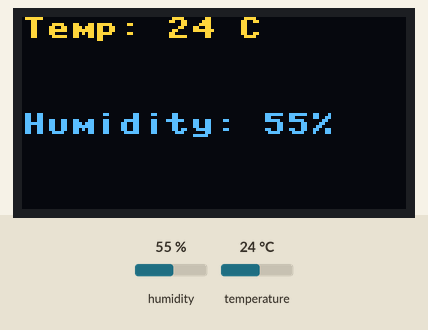
The program below on a simulated ESP32 board running MicroPython. On the bench: 128×64 one-colour display. Inputs (shaded band) come from the test bench; at power-on: humidity 55 %, temperature 24 °C. The OLED is the two-colour kind (top 16 rows yellow); what the program prints to the serial console is not drawn.

Above: at 1.2 s.
1.3 s: humidity set to 22 %
At 3.3 s:
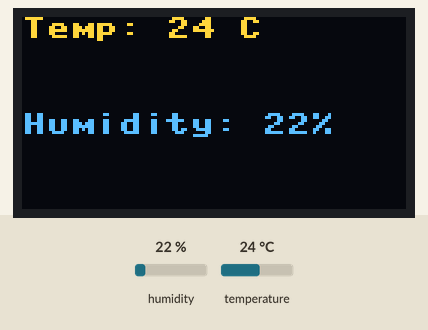
3.6 s: temperature set to 12 °C
At 4.7 s:
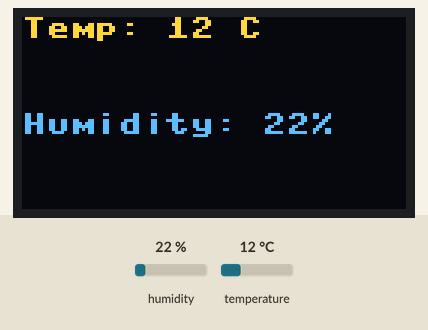
5.7 s: humidity set to 40 %
At 7.3 s:
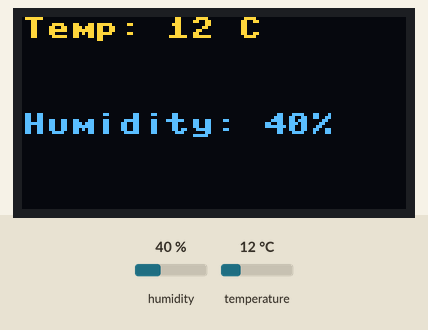
7.8 s: temperature set to 19 °C
Timing chart, 0 to 10.8 s (numbered marks = the images above; inputs shaded):
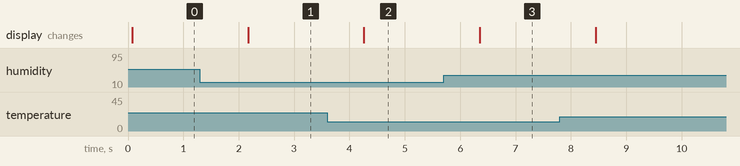

Measured:
- after the input at 1.3 s, the display: changes after 0.87 s (image 1)
- after the input at 3.6 s, the display: changes after 0.66 s (image 2)
- after the input at 5.7 s, the display: changes after 0.66 s (image 3)

The program:

without_inturupt.py
```python
print("Hello, ESP32-S3!")

from machine import Pin, I2C
import machine
import ssd1306
import dht
import time

DHT_PIN = 4  # DHT22 data pin

# Initialize DHT22 sensor
dht_sensor = dht.DHT11(machine.Pin(DHT_PIN))

# Initialize OLED display
i2c = machine.I2C(scl=machine.Pin(9), sda=machine.Pin(8))
oled = ssd1306.SSD1306_I2C(128, 64, i2c)

# Main loop
while True:
    try:
        # Read DHT11 sensor
        dht_sensor.measure()
        temp = dht_sensor.temperature()
        humidity = dht_sensor.humidity()
        print("Temp:", temp, "C")
        print("Humidity:", humidity, "%")

        # Display on OLED
        oled.fill(0)
        oled.text("Temp: {} C".format(temp), 0, 0)
        oled.text("Humidity: {}%".format(humidity), 0, 32)
        oled.show()

    except Exception as e:
        print("Error reading DHT11 sensor:", e)

    time.sleep(1)  # Update every 1 second
```
